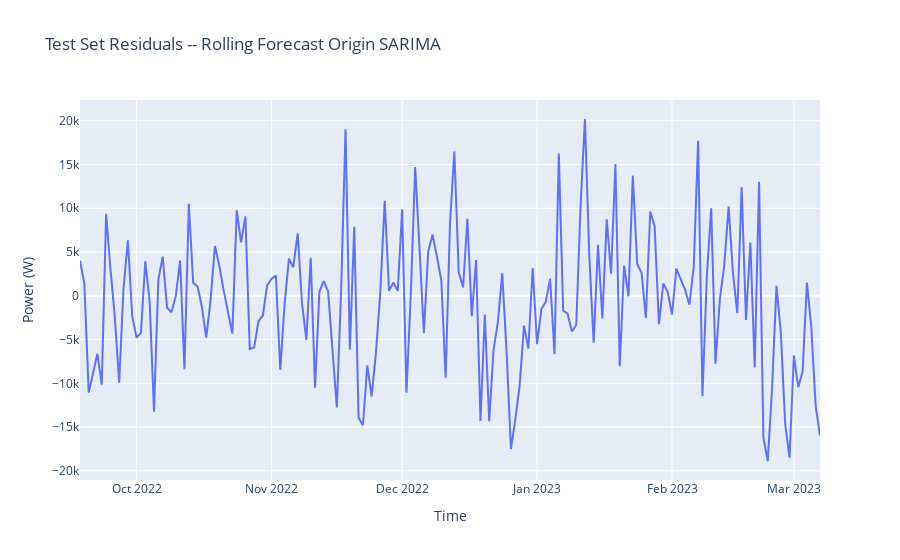

This figure's notebook cell:
### Code cell
residuals_df_ts = test["peak_power_W"] - rolling_predictions

fig = go.Figure()
fig.add_trace(
    go.Scatter(x = residuals_df_ts.index,
               y = residuals_df_ts)
)
fig.update_layout(title = "Test Set Residuals -- Rolling Forecast Origin SARIMA", xaxis_title = "Time", yaxis_title = "Power (W)")
fig.show()
print("Residual Mean:", np.mean(residuals_df_ts))
print("Residual STD:", np.std(residuals_df_ts))

### Figure 1 — Plotly figure (JSON) as saved in the notebook; plotly's stock layout.template omitted (floating-point values rounded to 4 significant figures; data arrays with more than 128 entries replaced by an {"elided": "..."} marker saying what was removed)
{"data": [{"type": "scatter", "x": {"elided": "171 str values"}, "y": {"elided": "171 float values"}}], "layout": {"title": {"text": "Test Set Residuals -- Rolling Forecast Origin SARIMA"}, "xaxis": {"title": {"text": "Time"}}, "yaxis": {"title": {"text": "Power (W)"}}}}
